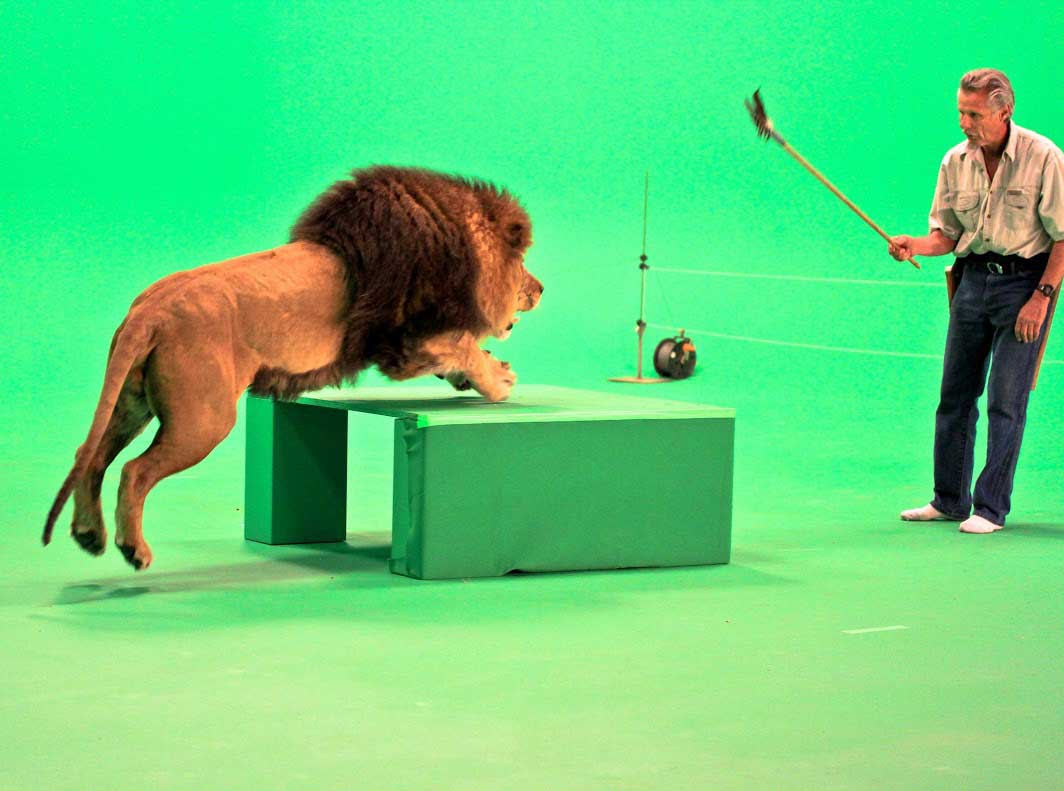
%> input picture Lab_01/lion.jpg, 1064 x 791 px
$ octave bai1.m   (GNU Octave 9; MATLAB toolbox functions it lacks are replaced by stand-ins)
%> lines starting %> are read from the running program, lines starting %| are printed output that depends on the picture
lion = imread("../lion.jpg");
%> lion is the input picture: size 791x1064x3 uint8; mean R, G, B 96.9, 209.5, 122.9
lionHSV = imread("../lionHSV.jpg");
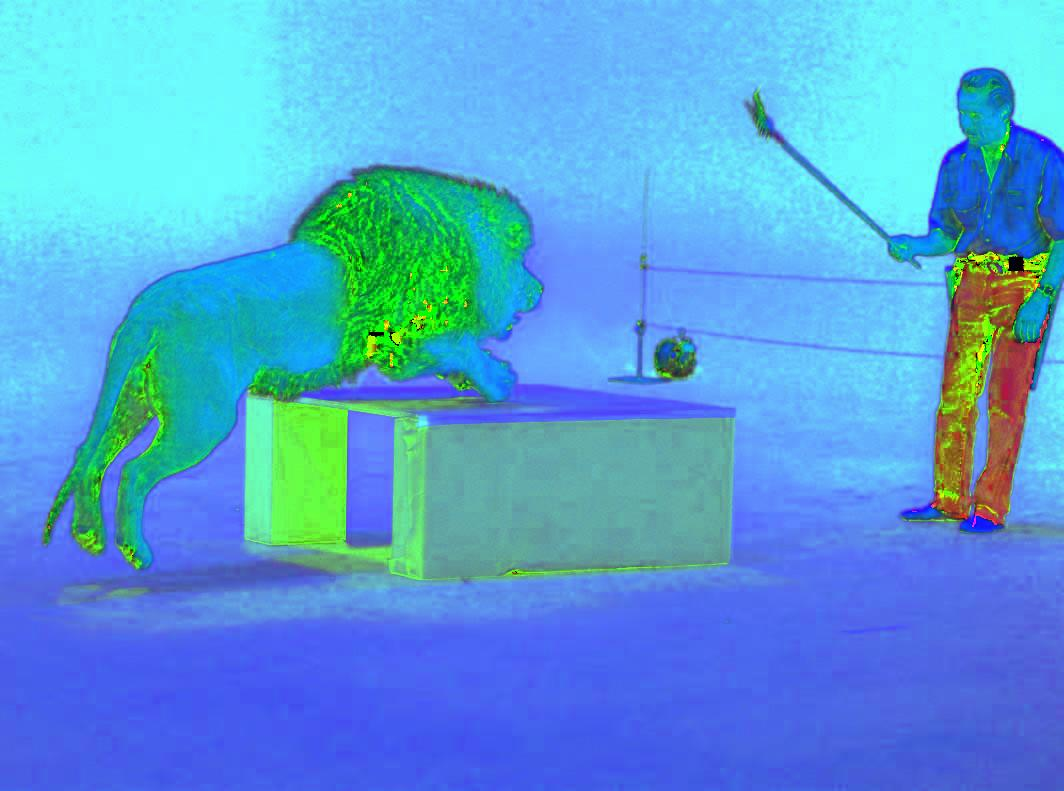
%> input picture Lab_01/lionHSV.jpg, 1064 x 791 px
%> lionHSV is the input picture: size 791x1064x3 uint8; mean R, G, B 84.7, 159.6, 215.8

a = horzcat(lion,lionHSV);
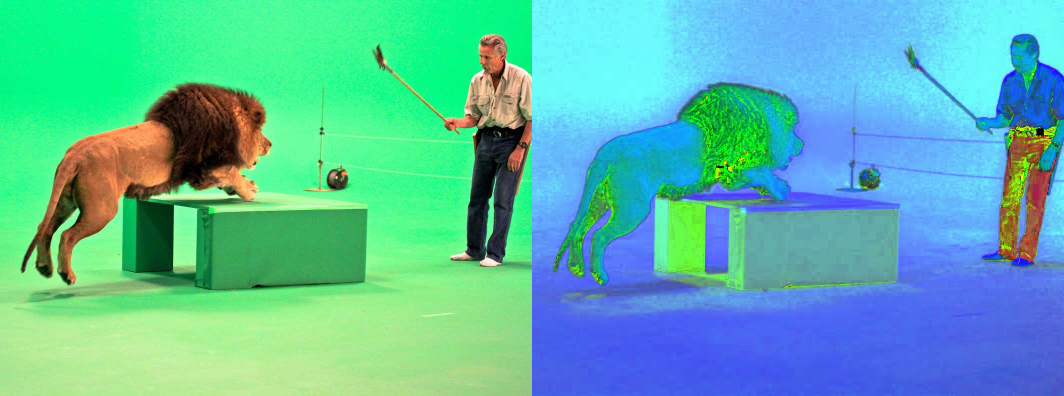
%> a: size 791x2128x3 uint8 (shown at 1/2 size); mean R, G, B 90.8, 184.5, 169.3

imwrite(a,'../Result_HS/bai1].jpg');
